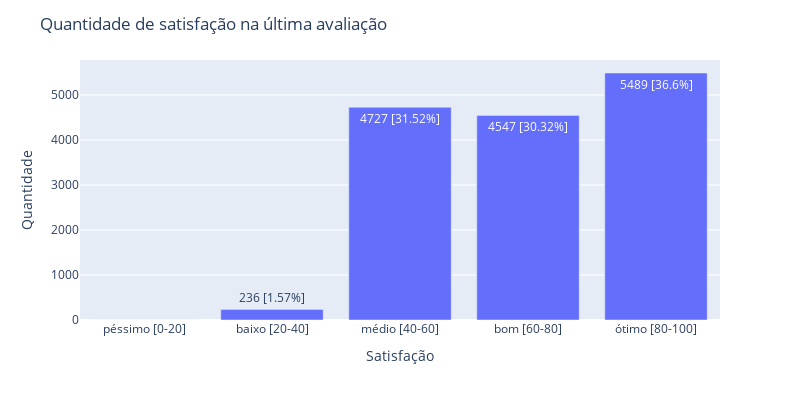

Source (notebook cell):
### Code cell
exibeBarplot(df_ind, 'ultima_avaliacao_bins', xlabel='Satisfação', ylabel='Quantidade', title='Quantidade de satisfação na última avaliação')

### Figure 1 — Plotly figure (JSON) as saved in the notebook; plotly's stock layout.template omitted (floating-point values rounded to 4 significant figures)
{"data": [{"alignmentgroup": "True", "hovertemplate": "x=%{x}<br>y=%{y}<br>text=%{text}<extra></extra>", "legendgroup": "", "marker": {"color": "#636efa", "pattern": {"shape": ""}}, "name": "", "offsetgroup": "", "orientation": "v", "showlegend": false, "text": ["0 [0.0%]", "236 [1.57%]", "4727 [31.52%]", "4547 [30.32%]", "5489 [36.6%]"], "textposition": "auto", "type": "bar", "x": ["péssimo [0-20]", "baixo [20-40]", "médio [40-60]", "bom [60-80]", "ótimo [80-100]"], "xaxis": "x", "y": [0, 236, 4727, 4547, 5489], "yaxis": "y"}], "layout": {"autosize": false, "barmode": "relative", "height": 400, "legend": {"tracegroupgap": 0}, "margin": {"t": 60}, "title": {"text": "<span>Quantidade de satisfação na última avaliação</span>"}, "width": 800, "xaxis": {"anchor": "y", "domain": [0, 1], "title": {"text": "<span>Satisfação</span>"}}, "yaxis": {"anchor": "x", "domain": [0, 1], "title": {"text": "<span>Quantidade</span>"}}}}
